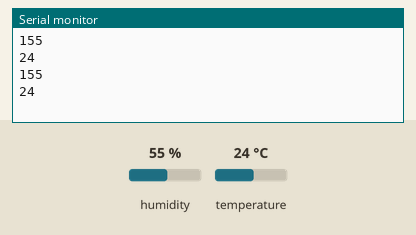
This sketch was run on a simulated Arduino Uno, built with avr-gcc and run on an emulated ATmega328P. Parts: the last lines printed to the serial monitor. The inputs (shaded band) are chosen by the test bench; at power-on: humidity 55 %, temperature 24 °C.

Above: at 2.8 s.
2.9 s: humidity set to 22 %
At 3.8 s:
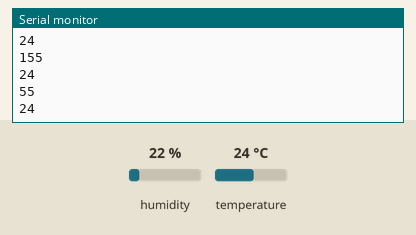
5.6 s: temperature set to 12 °C
At 6.4 s:
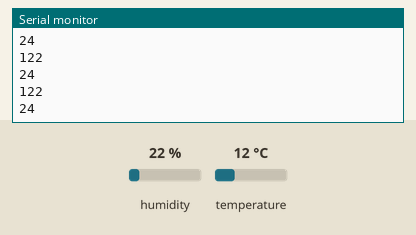
8.3 s: humidity set to 40 %
At 9.6 s:
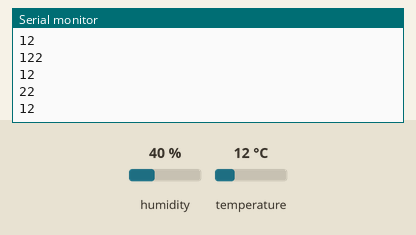
Timing chart, 0 to 11.3 s (numbered marks = the images above; inputs shaded):
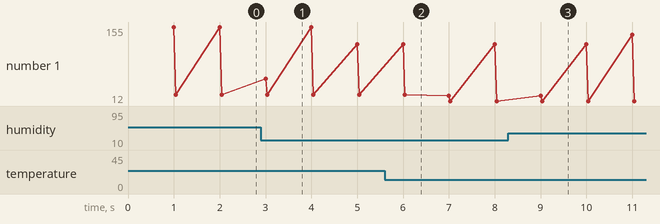

Measured:
- plotted number 1: 24 → 12 after the input at 5.6 s

The sketch:

DHT_sentsorea_Serie.ino
```cpp
// (licence header left out)
#include <TimerOne.h>
#include <DHT.h>

#define DHTPIN 2
#define DHTTYPE DHT11

DHT dht(DHTPIN, DHTTYPE);

int h =0;
int t = 0;

void setup() {
  Serial.begin(1200);
  dht.begin();
  Timer1.initialize(1000000);      //Tenporizadorea 1sg
  Timer1.attachInterrupt(Tenporizatzailea) ; //Interrupzioa konfiguratu
}
void loop() {
  h = dht.readHumidity();
  t = dht.readTemperature();
  h=h+100;                    // Hezetasuna 100 etik gorako balioetan modulatua bidaliko da
}

void Tenporizatzailea (void)    // 1 sgro serial monitoretik Tº eta Hº balioak bidali
{
  Serial.println(h);
  Serial.println(t);
}
```
